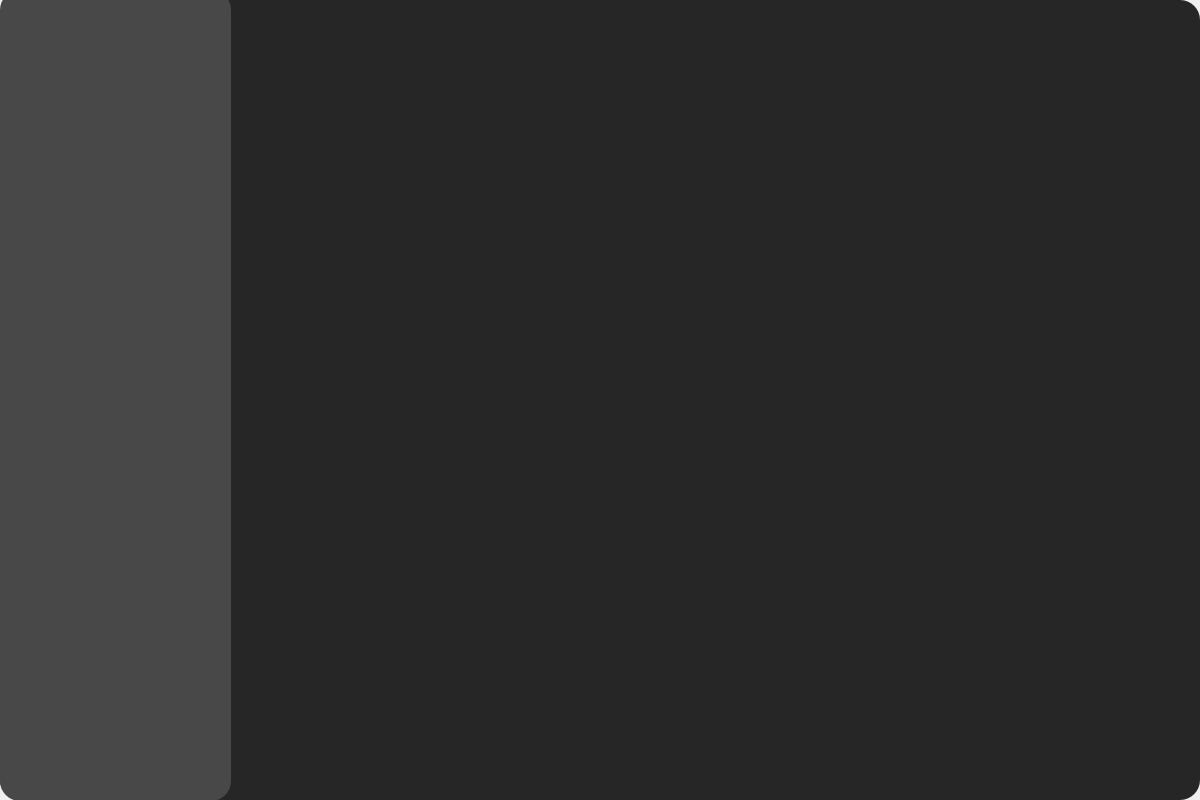
<?xml version="1.0" encoding="UTF-8"?>
<ui version="4.0">
 <class>Form</class>
 <widget class="QWidget" name="Form">
  <property name="geometry">
   <rect>
    <x>0</x>
    <y>0</y>
    <width>1200</width>
    <height>800</height>
   </rect>
  </property>
  <property name="windowTitle">
   <string>Form</string>
  </property>
  <widget class="QLabel" name="main">
   <property name="geometry">
    <rect>
     <x>0</x>
     <y>0</y>
     <width>1200</width>
     <height>800</height>
    </rect>
   </property>
   <property name="cursor">
    <cursorShape>ArrowCursor</cursorShape>
   </property>
   <property name="styleSheet">
    <string notr="true">border-radius: 20px;
background-color: rgb(38, 38, 38);</string>
   </property>
   <property name="text">
    <string/>
   </property>
  </widget>
  <widget class="QLabel" name="label">
   <property name="geometry">
    <rect>
     <x>0</x>
     <y>-10</y>
     <width>231</width>
     <height>811</height>
    </rect>
   </property>
   <property name="styleSheet">
    <string notr="true">border-radius: 20px;
background-color: rgb(72, 72, 72);</string>
   </property>
   <property name="text">
    <string/>
   </property>
  </widget>
 </widget>
 <resources/>
 <connections/>
</ui>
